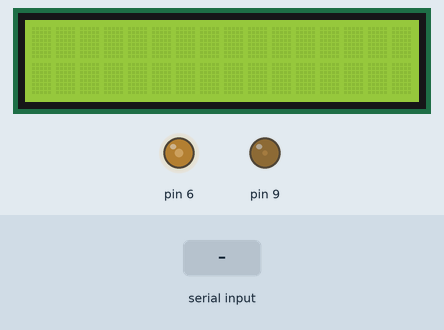
A sketch run on a simulated Arduino Uno, built with avr-gcc and run on an emulated ATmega328P. Shown: 16×2 character LCD, output pins drawn as LEDs (lit = HIGH). Inputs (shaded band) come from the test bench. What the sketch prints to the serial monitor is not drawn.

Above: at 1.2 s.
1.3 s: "1" received over Serial
At 2.0 s:
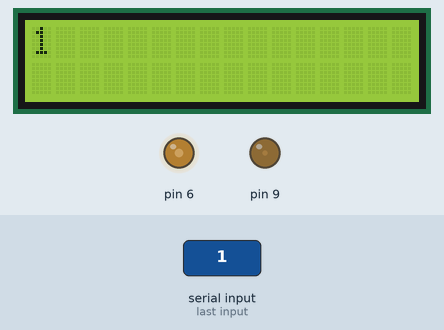
4.3 s: "0" received over Serial
At 5.4 s:
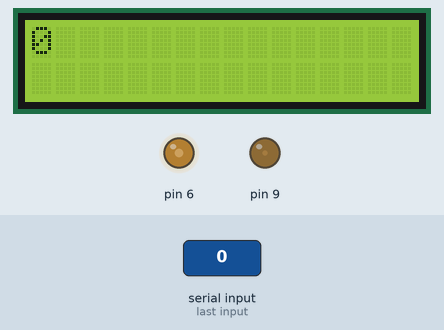
7.3 s: "2" received over Serial
At 7.7 s:
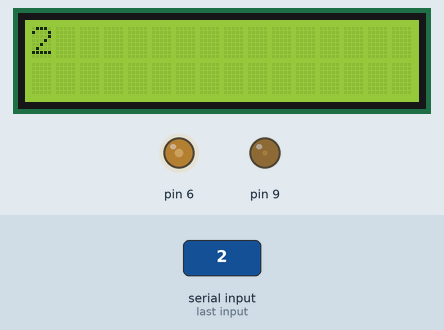
Timing chart, 0 to 10.3 s (numbered marks = the images above; inputs shaded):
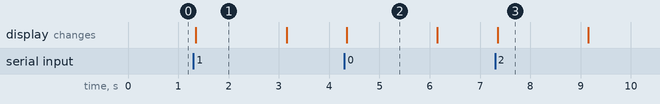

The sketch:

arduino-facebook.ino
```cpp
#include<LiquidCrystal.h>
int CONTRAST           = 90;
int BACKLIGHT          = 20;
unsigned long oldTime = 0;
int strLength         = 0;
char *substr;
//defining lcd pins
LiquidCrystal lcd(12, 11, 5, 4, 3, 2);
void setup() {
  analogWrite(6, CONTRAST);
  analogWrite(9, BACKLIGHT);
  Serial.begin(9600);
  Serial.setTimeout(50);
  lcd.begin(16,2);
}
void loop() {
    String text = Serial.readString();
    //Process only if the text received on serial is not empty
    if(text.length() > 0) {
       // Convert from String Object to String, so we can use strtok
      char buf[text.length()+1];
      strncpy(buf, text.c_str(), text.length());
      buf[text.length()] = 0;
      char *p = buf;
      char *str;
      Serial.print(buf);
      while ((str = strtok_r(p, "|", &p)) != NULL){
        /*
         *Print the parts on the display
         */
        printOnDisplay(str, strlen(str));
        /*
         *We need a little delay between print and clear
         */
        delay(500);
        lcd.clear();
        delay(500);
      }
    }
}
//function that helps at printing {str} on lcd
void printOnDisplay(char *str,  int n) {
  /*
   * If string is bigger thatn the screen,
    scroll it
  */
  if(n >= 15) {
      /*
       * First, print the first 15 chars,
      then scroll whenever a nea char is printed
      */
      substr = new char [15];
      strncpy(substr, str, 15);
      substr[15] = '\0';
      lcd.print(substr);
      /*
       * Small delay so we can read the first 15 chars
       * before animating
      */
      delay(300);
      /*Enable autoscroll*/
      lcd.autoscroll();
      int i = 15;
      /*Print the rest of the chars*/
      while(i < n) {
        lcd.print(str[i]);
        delay(300);
        i++;
      }
       // turn off automatic scrolling
      lcd.noAutoscroll();
      delay(1300);
  } else {
    /*If string is smaller than lcd display,
      just print it
    */
    Serial.println("Smaller string");
    lcd.print(str);
    delay(1300);
  }
}
void clearDisplay() {
    lcd.clear();
}
```

Measured:
- after the input at 1.3 s, the display: changes after 0.05 s (image 1)
- after the input at 4.3 s, the display: changes after 0.05 s (image 2)
- after the input at 7.3 s, the display: changes after 0.05 s (image 3)
- what the display in image 1 shows lasts 1.8 s, from 1.4 s to 3.2 s
